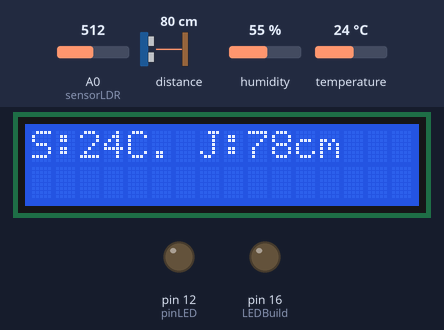
This sketch was run on a simulated Arduino Uno, built with avr-gcc and run on an emulated ATmega328P. Parts: 16×2 character LCD, output pins drawn as LEDs (lit = HIGH). Wiring (inferred from the names in the program): ultrasonic range finder: trigger pin 2; echo pin 0. The inputs (shaded band) are chosen by the test bench; at power-on: temperature 24 °C, distance to the obstacle 80 cm, A0 (sensorLDR) = 512, humidity 55 %. The echo pulse lasts 58.3 µs per cm; pins used as bus, display or sensor lines are not drawn; what the sketch prints to the serial monitor is not drawn.

Above: at 5.2 s.
5.3 s: temperature set to 26 °C
At 9.4 s:
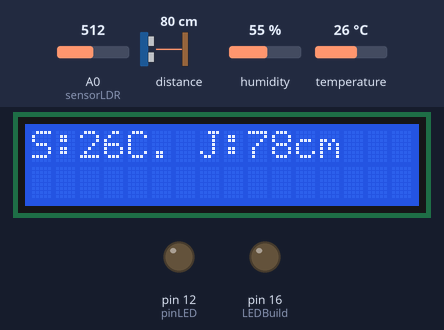
11.0 s: temperature set to 29 °C
At 14.0 s:
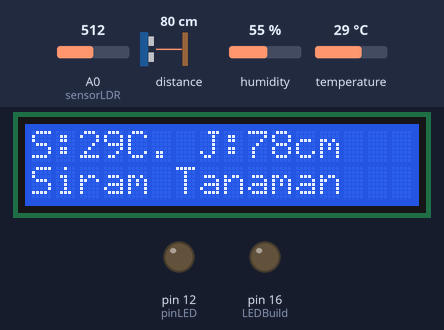
16.6 s: distance to the obstacle set to 2 cm
At 17.5 s:
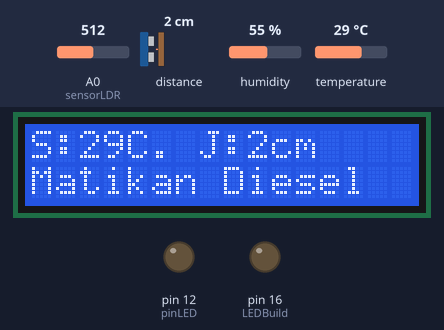
22.3 s: A0 (sensorLDR) set to 484
At 25.2 s:
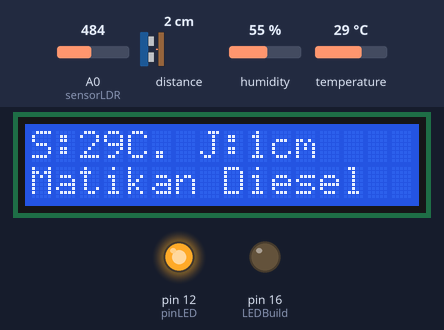
27.2 s: distance to the obstacle set to 60 cm
At 28.8 s:
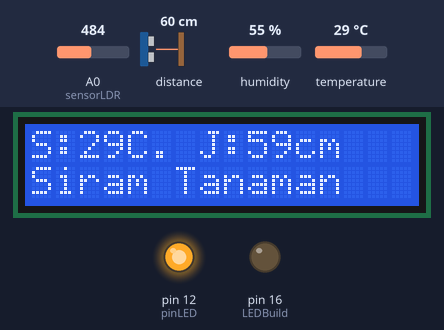
32.9 s: temperature set to 12 °C
At 35.8 s:
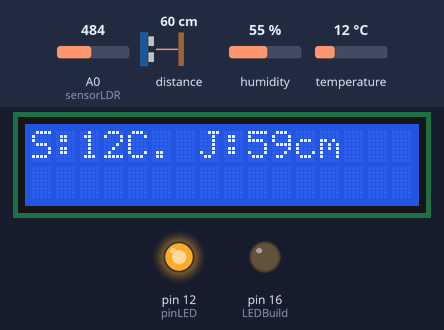
Timing chart, 0 to 37.3 s (numbered marks = the images above; inputs shaded):
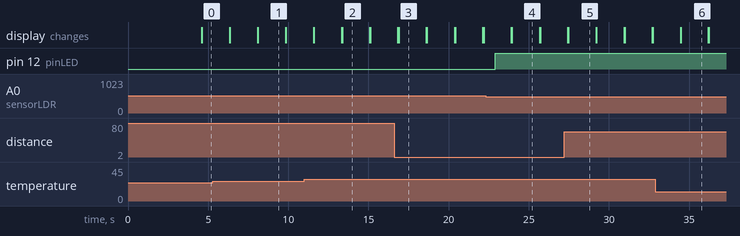

The sketch:

UTS.ino
```cpp
#include <dht.h>
#include <Wire.h>
#include <LiquidCrystal_I2C.h>
#define sensorLDR A0

const int trigPin = 2; //D4
const int echoPin = 0; //D3

LiquidCrystal_I2C lcd(0x27, 16, 2);
int pinLED = 12;
int sensorSuhu = 13;
int LEDBuild = 16;
int nilaiSensor;
int jarak;
long durasi;
dht DHT;

void setup() {
  lcd.init();
  lcd.backlight();
  lcd.home();
  Serial.begin(9600);
  pinMode(pinLED, OUTPUT);
  pinMode(sensorSuhu, OUTPUT);
  pinMode(LEDBuild, OUTPUT);
  pinMode(trigPin, OUTPUT);
  pinMode(echoPin, INPUT);
  Serial.println("LED Otomatis NODEMCU");
  delay(3000);
}

void loop() {
  DHT.read11(sensorSuhu);
  nilaiSensor = analogRead(sensorLDR);
  Serial.print("Nilai Sensor: ");
  Serial.println(nilaiSensor);
  Serial.print("Suhu = ");
  Serial.print(DHT.temperature);
  Serial.println(" C ");
  delay(500);
  if(nilaiSensor > 500) {
    digitalWrite(pinLED, LOW);
    delay(1000);
  } else if (nilaiSensor < 500){
    digitalWrite(pinLED, HIGH);
    delay(1000);
  }
  deteksiJarak();
}

void deteksiJarak() {
  int suhu = DHT.temperature;
  lcd.clear();
  digitalWrite(trigPin, LOW);
  delayMicroseconds(2);
  digitalWrite(trigPin, HIGH);
  delayMicroseconds(10);
  digitalWrite(trigPin, LOW);
  durasi = pulseIn(echoPin, HIGH);
  jarak = durasi*0.034/2;
  lcd.setCursor(0,0);
  lcd.print("S:" + String(suhu) + "C. J:" + String(jarak) + "cm");
  if (suhu >= 28){
    text(1, "Siram Tanaman", 250, 16);
  }
  if (jarak <= 10){
    text(1, "Matikan Diesel", 250, 16);
  }
  delay(200);
}

void text(int row, String message, int delayTime, int lcdColumns){
    lcd.setCursor(0, row);
    lcd.print(message);
}
```

Measured:
- the behaviour switches between 27 and 28 °C on temperature (found by bisection; images 1 and 2)
- the behaviour switches between 500 and 499 on A0 (sensorLDR) (found by bisection; images 3 and 4)
- after the input at 5.3 s, the display: first differs from a run without the input after 2.8 s (image 1)
- after the input at 11.0 s, the display: first differs from a run without the input after 2.4 s (image 2)
- after the input at 16.6 s, the display: first differs from a run without the input after 0.28 s (image 3)
- after the input at 22.3 s, pin 12 (pinLED): LOW → HIGH after 0.60 s
- after the input at 27.2 s, the display: first differs from a run without the input after 0.27 s (image 5)
- after the input at 32.9 s, the display: first differs from a run without the input after 1.6 s (image 6)
